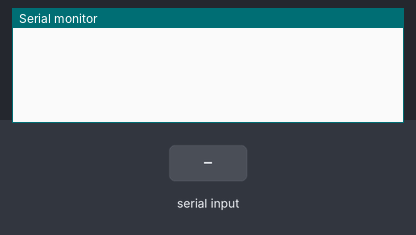
A sketch run on a simulated Arduino Uno, built with avr-gcc and run on an emulated ATmega328P. On the bench: the last lines printed to the serial monitor. Inputs (shaded band) come from the test bench.

Above: at 1.2 s.
1.3 s: "/" received over Serial
At 3.2 s:
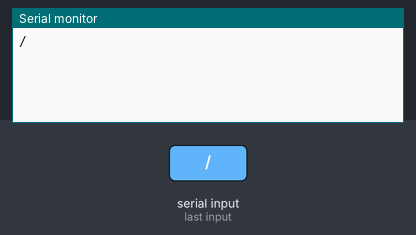
3.8 s: "*" received over Serial
At 6.0 s:
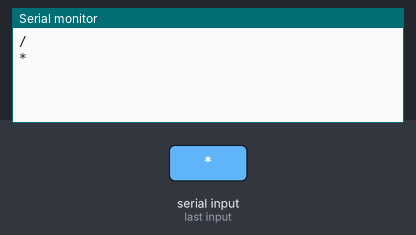
6.3 s: "+" received over Serial
At 8.2 s:
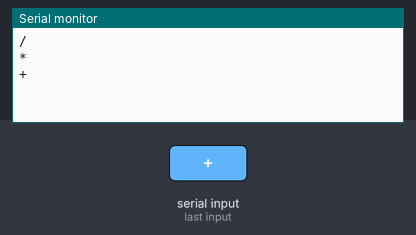
8.8 s: "(" received over Serial
At 11.3 s:
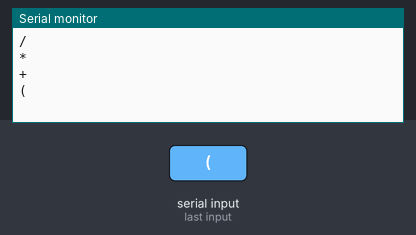

Measured:
- after the input at 1.3 s, the serial monitor: prints a new line after 1.0 s (image 1)
- after the input at 3.8 s, the serial monitor: prints a new line after 1.0 s (image 2)
- after the input at 6.3 s, the serial monitor: prints a new line after 1.0 s (image 3)
- after the input at 8.8 s, the serial monitor: prints a new line after 1.0 s (image 4)

The sketch:

InfixtoPostfix.ino
```cpp
# include "infixToPostfix.h"

void setup() {
        Serial.begin(9600);     // opens serial port, sets data rate to 9600 bps
}

void loop() {

  String a;
  while(Serial.available()) {

    a= Serial.readString();// read the incoming data as string

    Serial.println(MakePostfix(a));

  }
}
```

infixToPostfix.h
```cpp
//# include <iostream>
//# include <stack>
#include <StackArray.h>


using namespace std;


int Priority ( char operand ){

    switch ( operand){

        case '/':
        case '*': return 2;

        case '+':
        case '-': return 1;

        default: return 0;

    }
}

String MakePostfix ( String equation ){

    String postfix = "";
    StackArray <char> stack1;

    for ( char i : equation ){

        if ( i == '(') {
            stack1.push(i);
        }

        else if ( i == ')'){
            while ( stack1.peek() != '('){
                postfix += stack1.pop();

            }
            stack1.pop();
        }

        else if ( !Priority(i)){
            postfix += i;
        }

        else {

            if ( stack1.isEmpty() ){
                stack1.push(i);
            }
            else {
                while ( !stack1.isEmpty() && stack1.peek() != '(' && Priority(i) <= Priority(stack1.peek()) ){
                    postfix += stack1.pop();
                    ;
                }
                stack1.push(i);
            }
        }

    }

    while ( !stack1.isEmpty() ){
        postfix += stack1.pop();

    }

    return postfix;

}

/*
int main(){

    string equation = "a+b-c*d";

    string postfix = MakePostfix (equation);

    cout << postfix;


    return 0;
}
*/
```
